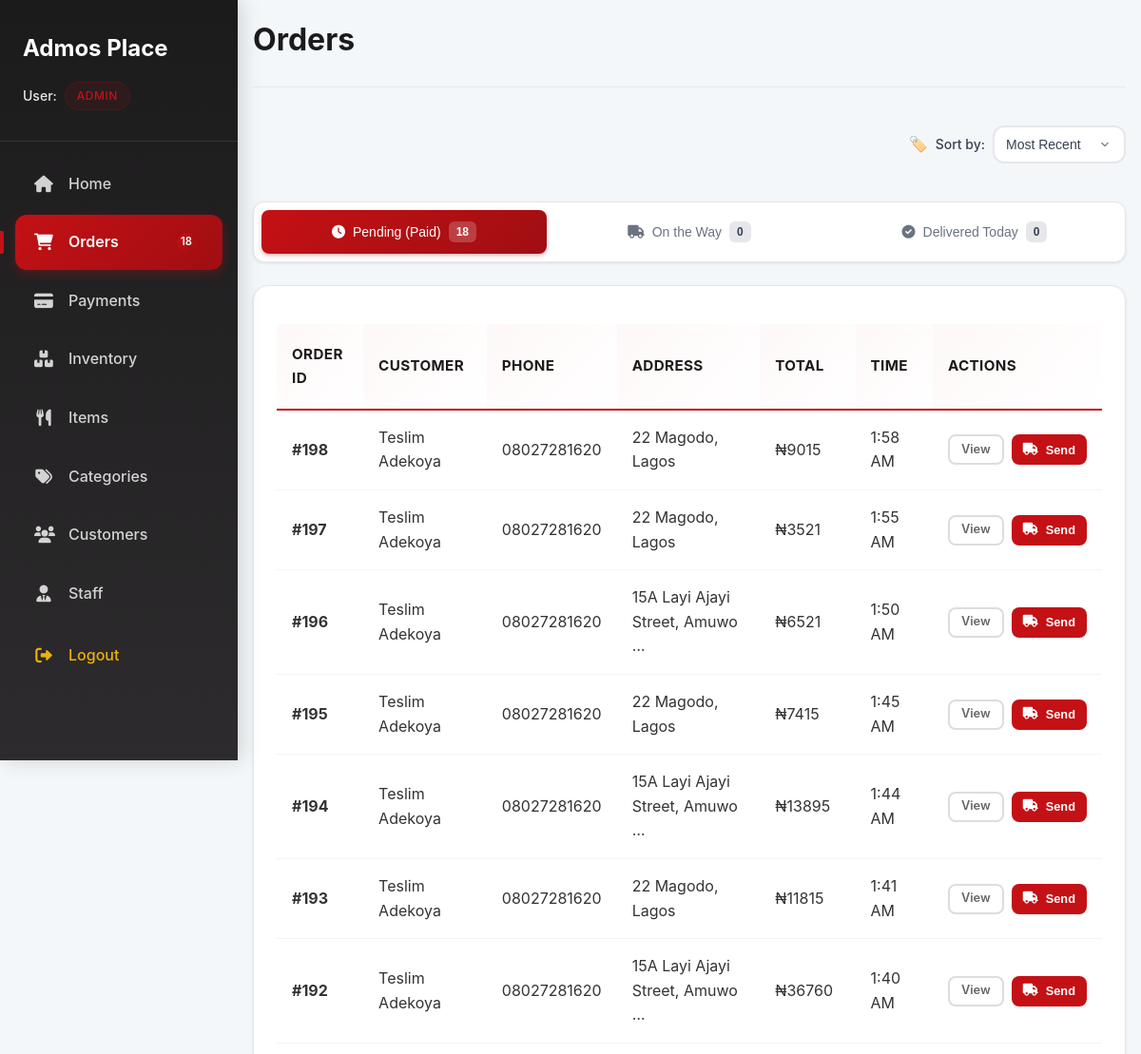
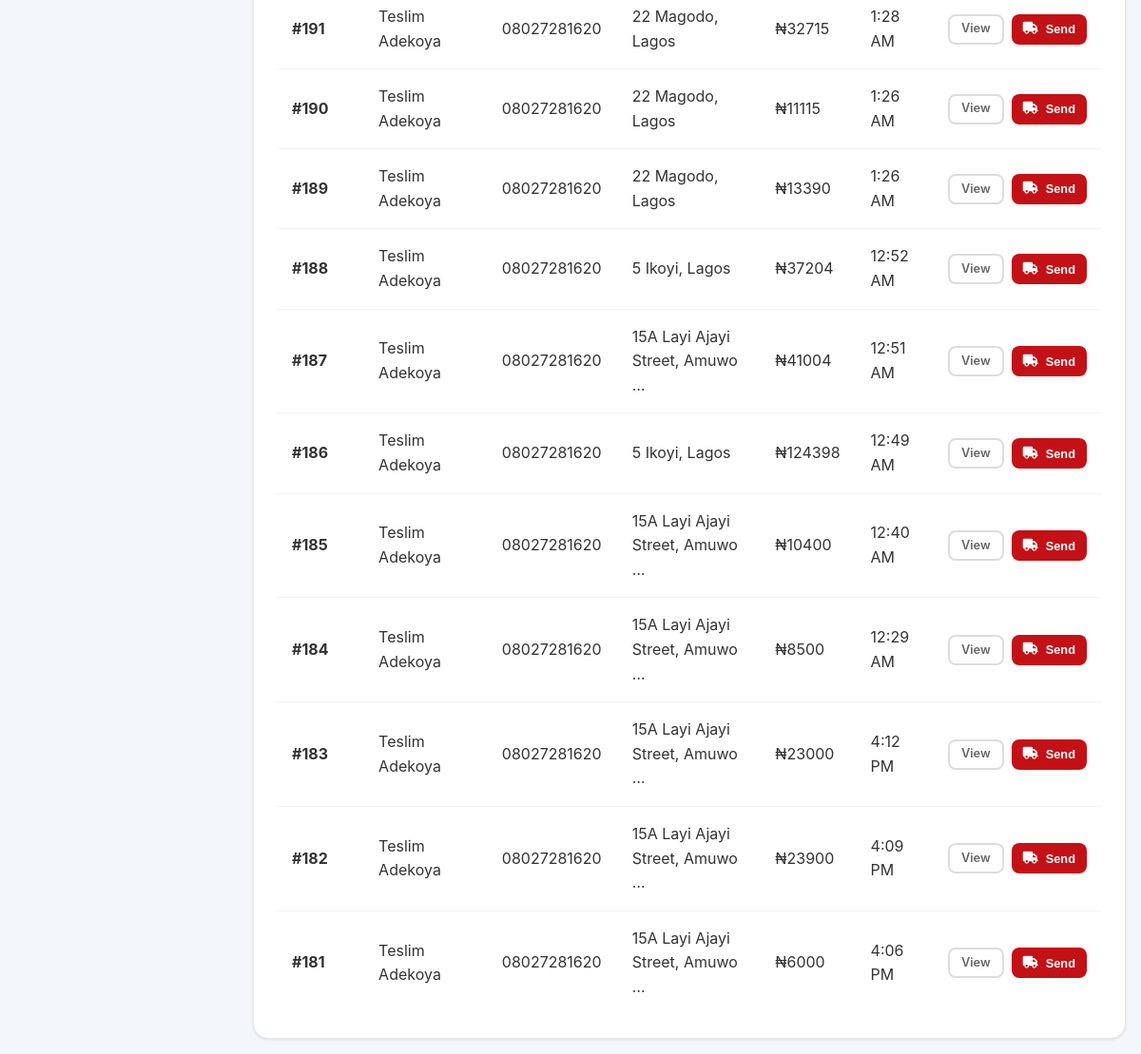
The app's page /dashboard/orders/ (signed in) with its own data (2 pictures, top to bottom).
### accounts/models.py (models this page shows, shortened)
class User(AbstractBaseUser, PermissionsMixin):
    ROLE_CHOICES = (
        ('customer', 'Customer'),
        ('manager', 'Manager'),
        ('accountant', 'Accountant'),
        ('admin', 'Admin'),
    )
    first_name = models.CharField(max_length=50, blank=True)
    last_name = models.CharField(max_length=50, blank=True)
    email = models.EmailField(unique=True, null=True, blank=True)
    phone_number = models.CharField(max_length=15, unique=True)
    delivery_address = models.TextField(blank=True, null=True)
    role = models.CharField(max_length=20, choices=ROLE_CHOICES, default='customer')
    is_active = models.BooleanField(default=True)
    is_staff = models.BooleanField(default=False)
    objects = UserManager()
    USERNAME_FIELD = 'phone_number'
    REQUIRED_FIELDS = []

### store/models.py (models this page shows, shortened)
class Order(models.Model):
    STATUS_CHOICES = [
        ('Pending', 'Pending'),        # payment confirmed, ready for delivery
        ('On the Way', 'On the Way'),  # rider dispatched
        ('Delivered', 'Delivered'),    # completed
    ]
    user = models.ForeignKey(settings.AUTH_USER_MODEL, on_delete=models.PROTECT, related_name='orders')
    bags = models.ManyToManyField(Bag, related_name='orders')
    delivery_address = models.TextField(blank=True, null=True)
    contact_phone = models.CharField(max_length=20, blank=True, null=True)
    delivery_fee = models.DecimalField(max_digits=10, decimal_places=2, default=500)
    service_charge = models.DecimalField(max_digits=10, decimal_places=2, default=500)
    vat_percentage = models.DecimalField(max_digits=5, decimal_places=2, default=7.5, help_text="VAT percentage")
    vat_amount = models.DecimalField(max_digits=10, decimal_places=2, default=0, help_text="VAT amount in Naira")
    status = models.CharField(max_length=20, choices=STATUS_CHOICES, default='Pending')
    created_at = models.DateTimeField(auto_now_add=True)
    updated_at = models.DateTimeField(auto_now=True)
    delivered_at = models.DateTimeField(null=True, blank=True, help_text="When the order was actually delivered")
    @property
    def subtotal(self):
        return sum(bag.total_cost for bag in self.bags.all())
    @property
    def total(self):
        return self.subtotal + self.delivery_fee + self.service_charge + self.vat_amount
    class Meta:
        ordering = ['-created_at']

class Bag(models.Model):
    owner = models.ForeignKey(
        settings.AUTH_USER_MODEL,
        on_delete=models.CASCADE,
        related_name='bags'
    )
    name = models.CharField(max_length=100, blank=True)
    created_at = models.DateTimeField(auto_now_add=True)
    @property
    def total_cost(self):
        return sum(item.subtotal for item in self.items.all())

class BagItem(models.Model):
    bag = models.ForeignKey(Bag, on_delete=models.CASCADE, related_name="items")
    food_item = models.ForeignKey(FoodItem, on_delete=models.SET_NULL, null=True, blank=True)
    portions = models.PositiveIntegerField(default=1, help_text="Number of portions ordered")
    plates = models.PositiveIntegerField(default=0, help_text="Number of plates (only for food category items)")
    item_name = models.CharField(max_length=100, blank=True, help_text="Name of the food item when ordered")
    item_price = models.DecimalField(max_digits=10, decimal_places=2, null=True, blank=True, help_text="Price per portion when ordered")
    item_category = models.CharField(max_length=100, blank=True, help_text="Category of the food item when ordered")
    @property
    def is_food_category(self):
        if self.food_item:
            return self.food_item.is_food_category
        elif self.item_category:
            return self.item_category.lower() == 'food'
        return False
    @property
    def food_cost(self):
        if self.food_item:
            return self.food_item.price * self.portions
        elif self.item_price:
            return self.item_price * self.portions
        return 0
    @property
    def plate_cost(self):
        if self.is_food_category and self.food_item and self.food_item.name.lower() != 'plate':
            from decimal import Decimal
            plate_fee = Decimal(str(SystemSettings.get_setting('plate_fee', 50)))
            return self.plates * plate_fee
        return 0
    @property
    def subtotal(self):
        return self.food_cost + self.plate_cost
    class Meta:
        ordering = ['id']

class FoodItem(models.Model):
    name = models.CharField(max_length=100, unique=True)
    price = models.DecimalField(max_digits=10, decimal_places=2, help_text="Price per portion")
    category = models.ForeignKey(Category, on_delete=models.CASCADE, related_name='food_items')
    image_url = models.URLField(blank=True, null=True)
    image = models.ImageField(upload_to='food_items/', blank=True, null=True)
    availability = models.BooleanField(default=True)
    portions = models.PositiveIntegerField(default=0, help_text="Available portions in stock")
    created_at = models.DateTimeField(auto_now_add=True, null=True, blank=True)
    updated_at = models.DateTimeField(auto_now=True, null=True, blank=True)
    created_by = models.ForeignKey(
        settings.AUTH_USER_MODEL,
        on_delete=models.SET_NULL,
        null=True,
        blank=True,
        related_name='created_food_items'
    )
    updated_by = models.ForeignKey(
        settings.AUTH_USER_MODEL,
        on_delete=models.SET_NULL,
        null=True,
        blank=True,
        related_name='updated_food_items'
    )
    @property
    def is_food_category(self):
        return self.category and self.category.name.lower() == 'food'
    @property
    def out_of_stock_toggle(self):
        """Toggle for out of stock status."""
        return self.portions == 0
    class Meta:
        ordering = ['name']

class Category(models.Model):
    name = models.CharField(max_length=100, unique=True)
    class Meta:
        verbose_name_plural = "Categories"

class SystemSettings(models.Model):
    SETTING_TYPES = [
        ('service_charge', 'Service Charge'),
        ('vat_percentage', 'VAT Percentage'),
        ('delivery_fee_base', 'Base Delivery Fee'),
        ('plate_fee', 'Plate Fee'),
    ]
    setting_type = models.CharField(max_length=20, choices=SETTING_TYPES, unique=True)
    value = models.DecimalField(max_digits=10, decimal_places=2, help_text="Setting value")
    description = models.TextField(blank=True, help_text="Description of what this setting controls")
    is_active = models.BooleanField(default=True, help_text="Whether this setting is currently active")
    created_at = models.DateTimeField(auto_now_add=True)
    updated_at = models.DateTimeField(auto_now=True)
    updated_by = models.ForeignKey(
        settings.AUTH_USER_MODEL,
        on_delete=models.SET_NULL,
        null=True,
        blank=True,
        related_name='updated_system_settings'
    )
    @classmethod
    def get_setting(cls, setting_type, default_value=0):
        try:
            setting = cls.objects.get(setting_type=setting_type, is_active=True)
            return setting.value
        except cls.DoesNotExist:
            return default_value
    class Meta:
        ordering = ['setting_type']
        verbose_name = "System Setting"
        verbose_name_plural = "System Settings"

### dashboard/views.py (the view)
    def wrapper(request, *args, **kwargs):
        if not request.user.is_authenticated:
            return redirect('dashboard:login')
        user_role = getattr(request.user, "role", None)
        if user_role not in ["admin", "manager", "accountant"]:
            return HttpResponseForbidden("Admin, Manager, or Accountant access required.")
        return view_func(request, *args, **kwargs)

### dashboard/templates/dashboard/orders.html (shortened to what this page needs)
{% extends 'dashboard/base.html' %}
{% block content %}
<div class="dashboard-page">
    <div class="page-header">
        <h1 class="page-title">Orders</h1>
    </div>
    <div class="filter-controls">
        <div class="filter-group">
            <label for="sort-select">Sort by:</label>
            <select id="sort-select" onchange="applyFilters()">
                <option value="newest" {% if current_sort == 'newest' %}selected{% endif %}>Most Recent</option>
            </select>
        </div>
    </div>
    <div class="tabs-container">
        <div class="tabs-nav">
            <button class="tab-btn active" onclick="showTab('pending')">
                <i class="fas fa-clock"></i> Pending (Paid)
                <span class="tab-count">{{ pending_orders_count }}</span>
            </button>
            <button class="tab-btn" onclick="showTab('on-the-way')">
                <i class="fas fa-truck"></i> On the Way
                <span class="tab-count">{{ on_the_way_orders_count }}</span>
            </button>
            <button class="tab-btn" onclick="showTab('delivered-today')">
                <i class="fas fa-check-circle"></i> Delivered Today
                <span class="tab-count">{{ todays_delivered_count }}</span>
            </button>
        </div>
        <div id="pending-tab" class="tab-content active">
            {% if pending_orders %}
                <div class="card">
                    <div class="table-container">
                        <table class="data-table">
                            <thead>
                                <tr>
                                    <th>Order ID</th>
                                    <th>Customer</th>
                                    <th>Phone</th>
                                    <th>Address</th>
                                    <th>Total</th>
                                    <th>Time</th>
                                    <th>Actions</th>
                                </tr>
                            </thead>
                            <tbody>
                                {% for order in pending_orders %}
                                <tr>
                                    <td>
                                        <strong>#{{ order.id }}</strong>
                                    </td>
                                    <td>{{ order.user.first_name }} {{ order.user.last_name }}</td>
                                    <td>{{ order.user.phone_number }}</td>
                                    <td>{{ order.delivery_address|truncatechars:30|default:"Not provided" }}</td>
                                    <td>₦{{ order.total|floatformat:0 }}</td>
                                    <td>{{ order.created_at|date:"g:i A" }}</td>
                                    <td>
                                        <div class="action-buttons">
                                            <a href="{% url 'dashboard:order_details' order.id %}" class="btn btn-sm btn-outline">View</a>
                                            {% if user.role != 'accountant' %}
                                            <button type="button" class="btn btn-sm btn-primary" data-order-id="{{ order.id }}" data-status="On the Way" data-message="Send order #{{ order.id }} for delivery?">
                                                <i class="fas fa-truck"></i> Send
                                            </button>
                                            {% endif %}
                                        </div>
                                    </td>
                                </tr>
                                {% endfor %}
                            </tbody>
                        </table>
                    </div>
                </div>
            {% else %}
                <div class="empty-state">
                    <i class="fas fa-clock"></i>
                    <h3>No pending orders</h3>
                    <p>All paid orders have been processed!</p>
                </div>
            {% endif %}
        </div>
    </div>
</div>
{% endblock %}

### dashboard/templates/dashboard/base.html (shortened to what this page needs)
<!DOCTYPE html>
<html lang="en">
<head>
    {% load static %}
    <link rel="stylesheet" href="{% static 'dashboard/css/style.css' %}?v=17">
    <link rel="stylesheet" href="https://cdnjs.cloudflare.com/ajax/libs/font-awesome/6.0.0/css/all.min.css">
</head>
<body>
    <div class="dashboard-container">
        <aside class="sidebar" id="sidebar">
            <div class="sidebar-header">
                <div class="header-top">
                <h3>Admos Place</h3>
                </div>
                <div class="user-info">
                    <div class="user-name">User: <span class="user-role">{{ user.role|title }}</span></div>
                </div>
            </div>
            <nav class="sidebar-nav">
                <ul>
                    {% if user.role in 'admin,accountant' %}
                    <li class="{% if request.resolver_match.url_name == 'home' %}active{% endif %}">
                        <a href="{% url 'dashboard:home' %}">
                            <i class="fas fa-home"></i> Home
                        </a>
                    </li>
                    {% endif %}
        <li class="{% if request.resolver_match.url_name == 'orders' or request.resolver_match.url_name == 'delivered_orders' %}active{% endif %}">
            <a href="{% url 'dashboard:orders' %}">
                <i class="fas fa-shopping-cart"></i> Orders
                <span class="sidebar-badge">{{ active_orders_count }}</span>
            </a>
        </li>
                    {% if user.role in 'admin,accountant' %}
                    <li class="{% if request.resolver_match.url_name == 'payments' %}active{% endif %}">
                        <a href="{% url 'dashboard:payments' %}">
                            <i class="fas fa-credit-card"></i> Payments
                        </a>
                    </li>
                    {% endif %}
                    <li class="{% if request.resolver_match.url_name == 'inventory' %}active{% endif %}">
                        <a href="{% url 'dashboard:inventory' %}">
                            <i class="fas fa-boxes"></i> Inventory
                        </a>
                    </li>
                    <li class="{% if request.resolver_match.url_name == 'items' %}active{% endif %}">
                        <a href="{% url 'dashboard:items' %}">
                            <i class="fas fa-utensils"></i> Items
                        </a>
                    </li>
                    <li class="{% if request.resolver_match.url_name == 'categories' %}active{% endif %}">
                        <a href="{% url 'dashboard:categories' %}">
                            <i class="fas fa-tags"></i> Categories
                        </a>
                    </li>
        <li class="{% if request.resolver_match.url_name == 'users' %}active{% endif %}">
            <a href="{% url 'dashboard:users' %}">
                <i class="fas fa-users"></i> Customers
            </a>
        </li>
                    {% if user.role == 'admin' %}
                    <li class="{% if request.resolver_match.url_name == 'staff' %}active{% endif %}">
                        <a href="{% url 'dashboard:staff' %}">
                            <i class="fas fa-user-tie"></i> Staff
                        </a>
                    </li>
                    {% endif %}
                    <li class="logout-item">
                        <a href="#" onclick="openDashboardLogout()" class="logout-link">
                            <i class="fas fa-sign-out-alt"></i> Logout
                        </a>
                    </li>
                </ul>
            </nav>
        </aside>
        <main class="main-content">
            <div class="content-body">
                {% block content %}{% endblock %}
            </div>
        </main>
    </div>
    <link rel="stylesheet" href="https://cdnjs.cloudflare.com/ajax/libs/font-awesome/6.0.0/css/all.min.css">
</body>
</html>

### records on screen
User: role "ADMIN"
Order: id "198", user.first_name "Teslim", user.last_name "Adekoya", user.phone_number "08027281620", delivery_address "22 Magodo, Lagos", total "9015", created_at "1:58 AM"
Order: id "197", user.first_name "Teslim", user.last_name "Adekoya", user.phone_number "08027281620", delivery_address "22 Magodo, Lagos", total "3521", created_at "1:55 AM"
Order: id "196", user.first_name "Teslim", user.last_name "Adekoya", user.phone_number "08027281620", delivery_address "15A Layi Ajayi Street, Amuwo …", total "6521", created_at "1:50 AM"
Order: id "195", user.first_name "Teslim", user.last_name "Adekoya", user.phone_number "08027281620", delivery_address "22 Magodo, Lagos", total "7415", created_at "1:45 AM"
Order: id "194", user.first_name "Teslim", user.last_name "Adekoya", user.phone_number "08027281620", delivery_address "15A Layi Ajayi Street, Amuwo …", total "13895", created_at "1:44 AM"
Order: id "193", user.first_name "Teslim", user.last_name "Adekoya", user.phone_number "08027281620", delivery_address "22 Magodo, Lagos", total "11815", created_at "1:41 AM"
Order: id "192", user.first_name "Teslim", user.last_name "Adekoya", user.phone_number "08027281620", delivery_address "15A Layi Ajayi Street, Amuwo …", total "36760", created_at "1:40 AM"
Order: id "191", user.first_name "Teslim", user.last_name "Adekoya", user.phone_number "08027281620", delivery_address "22 Magodo, Lagos", total "32715", created_at "1:28 AM"
Order: id "190", user.first_name "Teslim", user.last_name "Adekoya", user.phone_number "08027281620", delivery_address "22 Magodo, Lagos", total "11115", created_at "1:26 AM"
Order: id "189", user.first_name "Teslim", user.last_name "Adekoya", user.phone_number "08027281620", delivery_address "22 Magodo, Lagos", total "13390", created_at "1:26 AM"
Order: id "188", user.first_name "Teslim", user.last_name "Adekoya", user.phone_number "08027281620", delivery_address "5 Ikoyi, Lagos", total "37204", created_at "12:52 AM"
Order: id "187", user.first_name "Teslim", user.last_name "Adekoya", user.phone_number "08027281620", delivery_address "15A Layi Ajayi Street, Amuwo …", total "41004", created_at "12:51 AM"
Order: id "186", user.first_name "Teslim", user.last_name "Adekoya", user.phone_number "08027281620", delivery_address "5 Ikoyi, Lagos", total "124398", created_at "12:49 AM"
Order: id "185", user.first_name "Teslim", user.last_name "Adekoya", user.phone_number "08027281620", delivery_address "15A Layi Ajayi Street, Amuwo …", total "10400", created_at "12:40 AM"
Order: id "184", user.first_name "Teslim", user.last_name "Adekoya", user.phone_number "08027281620", delivery_address "15A Layi Ajayi Street, Amuwo …", total "8500", created_at "12:29 AM"
Order: id "183", user.first_name "Teslim", user.last_name "Adekoya", user.phone_number "08027281620", delivery_address "15A Layi Ajayi Street, Amuwo …", total "23000", created_at "4:12 PM"
Order: id "182", user.first_name "Teslim", user.last_name "Adekoya", user.phone_number "08027281620", delivery_address "15A Layi Ajayi Street, Amuwo …", total "23900", created_at "4:09 PM"
Order: id "181", user.first_name "Teslim", user.last_name "Adekoya", user.phone_number "08027281620", delivery_address "15A Layi Ajayi Street, Amuwo …", total "6000", created_at "4:06 PM"

### other values on screen
{{ active_orders_count }} "18"
{{ pending_orders_count }} "18"
{{ on_the_way_orders_count }} "0"
{{ todays_delivered_count }} "0"
